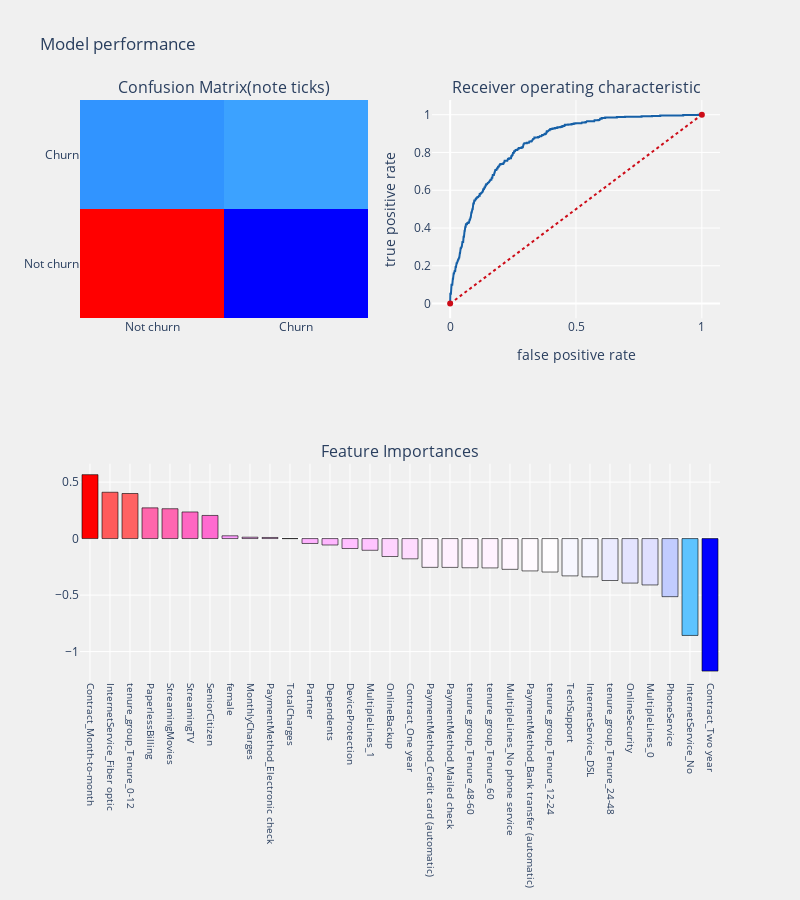

Write notebook code for a chart like this one.
### Markdown cell above
# Model Evaluation (the hard way)

### Code cell
logit  = LogisticRegression()
m0,c0,r0 = test_model(logit,X_train,X_test,y_train,y_test)

### Figure 1 — Plotly figure (JSON) as saved in the notebook; plotly's stock layout.template omitted (floating-point values rounded to 4 significant figures; data arrays with more than 128 entries replaced by an {"elided": "..."} marker saying what was removed)
{"data": [{"colorscale": [[0, "rgb(0,0,255)"], [0.1, "rgb(51,153,255)"], [0.2, "rgb(102,204,255)"], [0.3, "rgb(153,204,255)"], [0.4, "rgb(204,204,255)"], [0.5, "rgb(255,255,255)"], [0.6, "rgb(255,204,255)"], [0.7, "rgb(255,153,255)"], [0.8, "rgb(255,102,204)"], [0.9, "rgb(255,102,102)"], [1, "rgb(255,0,0)"]], "name": "matrix", "showscale": false, "type": "heatmap", "x": ["Not churn", "Churn"], "xaxis": "x", "y": ["Not churn", "Churn"], "yaxis": "y", "z": [[1175, 119], [221, 243]]}, {"line": {"color": "rgb(22, 96, 167)", "width": 2}, "name": "Roc : 0.7158719954165113", "type": "scatter", "x": {"elided": "477 float values"}, "xaxis": "x2", "y": {"elided": "477 float values"}, "yaxis": "y2"}, {"line": {"color": "rgb(205, 12, 24)", "dash": "dot", "width": 2}, "type": "scatter", "x": [0, 1], "xaxis": "x2", "y": [0, 1], "yaxis": "y2"}, {"marker": {"color": [0.5656, 0.41, 0.3989, 0.2717, 0.2641, 0.2355, 0.2047, 0.02444, 0.01227, 0.009772, -0.0002201, -0.04334, -0.0568, -0.08812, -0.1037, -0.1587, -0.1792, -0.2547, -0.2552, -0.2584, -0.2597, -0.2722, -0.2863, -0.2961, -0.3303, -0.3389, -0.371, -0.394, -0.4104, -0.5142, -0.8574, -1.173], "colorscale": [[0, "rgb(0,0,255)"], [0.1, "rgb(51,153,255)"], [0.2, "rgb(102,204,255)"], [0.3, "rgb(153,204,255)"], [0.4, "rgb(204,204,255)"], [0.5, "rgb(255,255,255)"], [0.6, "rgb(255,204,255)"], [0.7, "rgb(255,153,255)"], [0.8, "rgb(255,102,204)"], [0.9, "rgb(255,102,102)"], [1, "rgb(255,0,0)"]], "line": {"color": "black", "width": 0.6}}, "name": "coefficients", "type": "bar", "x": ["Contract_Month-to-month", "InternetService_Fiber optic", "tenure_group_Tenure_0-12", "PaperlessBilling", "StreamingMovies", "StreamingTV", "SeniorCitizen", "female", "MonthlyCharges", "PaymentMethod_Electronic check", "TotalCharges", "Partner", "Dependents", "DeviceProtection", "MultipleLines_1", "OnlineBackup", "Contract_One year", "PaymentMethod_Credit card (automatic)", "PaymentMethod_Mailed check", "tenure_group_Tenure_48-60", "tenure_group_Tenure_60", "MultipleLines_No phone service", "PaymentMethod_Bank transfer (automatic)", "tenure_group_Tenure_12-24", "TechSupport", "InternetService_DSL", "tenure_group_Tenure_24-48", "OnlineSecurity", "MultipleLines_0", "PhoneService", "InternetService_No", "Contract_Two year"], "xaxis": "x3", "y": [0.5656, 0.41, 0.3989, 0.2717, 0.2641, 0.2355, 0.2047, 0.02444, 0.01227, 0.009772, -0.0002201, -0.04334, -0.0568, -0.08812, -0.1037, -0.1587, -0.1792, -0.2547, -0.2552, -0.2584, -0.2597, -0.2722, -0.2863, -0.2961, -0.3303, -0.3389, -0.371, -0.394, -0.4104, -0.5142, -0.8574, -1.173], "yaxis": "y3"}], "layout": {"annotations": [{"font": {"size": 16}, "showarrow": false, "text": "Confusion Matrix(note ticks)", "x": 0.225, "xanchor": "center", "xref": "paper", "y": 1, "yanchor": "bottom", "yref": "paper"}, {"font": {"size": 16}, "showarrow": false, "text": "Receiver operating characteristic", "x": 0.775, "xanchor": "center", "xref": "paper", "y": 1, "yanchor": "bottom", "yref": "paper"}, {"font": {"size": 16}, "showarrow": false, "text": "Feature Importances", "x": 0.5, "xanchor": "center", "xref": "paper", "y": 0.375, "yanchor": "bottom", "yref": "paper"}], "autosize": false, "height": 900, "margin": {"b": 195}, "paper_bgcolor": "rgba(240,240,240, 0.95)", "plot_bgcolor": "rgba(240,240,240, 0.95)", "showlegend": false, "title": {"text": "Model performance"}, "width": 800, "xaxis": {"anchor": "y", "domain": [0, 0.45]}, "xaxis2": {"anchor": "y2", "domain": [0.55, 1], "title": {"text": "false positive rate"}}, "xaxis3": {"anchor": "y3", "domain": [0, 1], "showgrid": true, "tickangle": 90, "tickfont": {"size": 10}}, "yaxis": {"anchor": "x", "domain": [0.625, 1]}, "yaxis2": {"anchor": "x2", "domain": [0.625, 1], "title": {"text": "true positive rate"}}, "yaxis3": {"anchor": "x3", "domain": [0, 0.375]}}}
